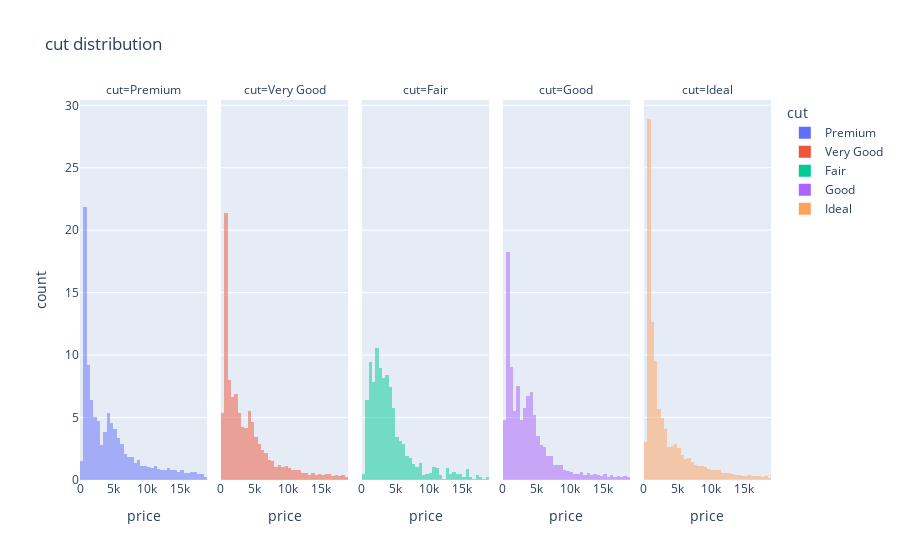

Source (notebook cell):
### Code cell
px.histogram(data_frame=df, 
             x='price',
             color='cut', 
             histnorm='percent', 
             barmode='overlay',
             title='cut distribution',
             nbins=40, 
             facet_col ='cut')

### Figure 1 — Plotly figure (JSON) as saved in the notebook; plotly's stock layout.template omitted (floating-point values rounded to 4 significant figures; data arrays with more than 128 entries replaced by an {"elided": "..."} marker saying what was removed)
{"data": [{"alignmentgroup": "True", "bingroup": "x", "histnorm": "percent", "hovertemplate": "cut=Premium<br>price=%{x}<br>count=%{y}<extra></extra>", "legendgroup": "Premium", "marker": {"color": "#636efa", "opacity": 0.5}, "name": "Premium", "nbinsx": 40, "offsetgroup": "Premium", "orientation": "v", "showlegend": true, "type": "histogram", "x": {"elided": "10259 int values"}, "xaxis": "x", "yaxis": "y"}, {"alignmentgroup": "True", "bingroup": "x", "histnorm": "percent", "hovertemplate": "cut=Very Good<br>price=%{x}<br>count=%{y}<extra></extra>", "legendgroup": "Very Good", "marker": {"color": "#EF553B", "opacity": 0.5}, "name": "Very Good", "nbinsx": 40, "offsetgroup": "Very Good", "orientation": "v", "showlegend": true, "type": "histogram", "x": {"elided": "9095 int values"}, "xaxis": "x2", "yaxis": "y2"}, {"alignmentgroup": "True", "bingroup": "x", "histnorm": "percent", "hovertemplate": "cut=Fair<br>price=%{x}<br>count=%{y}<extra></extra>", "legendgroup": "Fair", "marker": {"color": "#00cc96", "opacity": 0.5}, "name": "Fair", "nbinsx": 40, "offsetgroup": "Fair", "orientation": "v", "showlegend": true, "type": "histogram", "x": {"elided": "1216 int values"}, "xaxis": "x3", "yaxis": "y3"}, {"alignmentgroup": "True", "bingroup": "x", "histnorm": "percent", "hovertemplate": "cut=Good<br>price=%{x}<br>count=%{y}<extra></extra>", "legendgroup": "Good", "marker": {"color": "#ab63fa", "opacity": 0.5}, "name": "Good", "nbinsx": 40, "offsetgroup": "Good", "orientation": "v", "showlegend": true, "type": "histogram", "x": {"elided": "3661 int values"}, "xaxis": "x4", "yaxis": "y4"}, {"alignmentgroup": "True", "bingroup": "x", "histnorm": "percent", "hovertemplate": "cut=Ideal<br>price=%{x}<br>count=%{y}<extra></extra>", "legendgroup": "Ideal", "marker": {"color": "#FFA15A", "opacity": 0.5}, "name": "Ideal", "nbinsx": 40, "offsetgroup": "Ideal", "orientation": "v", "showlegend": true, "type": "histogram", "x": {"elided": "16219 int values"}, "xaxis": "x5", "yaxis": "y5"}], "layout": {"annotations": [{"font": {}, "showarrow": false, "text": "cut=Premium", "x": 0.092, "xanchor": "center", "xref": "paper", "y": 1, "yanchor": "bottom", "yref": "paper"}, {"font": {}, "showarrow": false, "text": "cut=Very Good", "x": 0.296, "xanchor": "center", "xref": "paper", "y": 1, "yanchor": "bottom", "yref": "paper"}, {"font": {}, "showarrow": false, "text": "cut=Fair", "x": 0.5, "xanchor": "center", "xref": "paper", "y": 1, "yanchor": "bottom", "yref": "paper"}, {"font": {}, "showarrow": false, "text": "cut=Good", "x": 0.704, "xanchor": "center", "xref": "paper", "y": 1, "yanchor": "bottom", "yref": "paper"}, {"font": {}, "showarrow": false, "text": "cut=Ideal", "x": 0.908, "xanchor": "center", "xref": "paper", "y": 1, "yanchor": "bottom", "yref": "paper"}], "autosize": true, "barmode": "overlay", "legend": {"title": {"text": "cut"}, "tracegroupgap": 0}, "title": {"text": "cut distribution"}, "xaxis": {"anchor": "y", "autorange": true, "domain": [0, 0.184], "range": [-0.5, 19000.0], "title": {"text": "price"}, "type": "linear"}, "xaxis2": {"anchor": "y2", "autorange": true, "domain": [0.204, 0.388], "matches": "x", "range": [-0.5, 19000.0], "title": {"text": "price"}, "type": "linear"}, "xaxis3": {"anchor": "y3", "autorange": true, "domain": [0.408, 0.592], "matches": "x", "range": [-0.5, 19000.0], "title": {"text": "price"}, "type": "linear"}, "xaxis4": {"anchor": "y4", "autorange": true, "domain": [0.612, 0.796], "matches": "x", "range": [-0.5, 19000.0], "title": {"text": "price"}, "type": "linear"}, "xaxis5": {"anchor": "y5", "autorange": true, "domain": [0.816, 1], "matches": "x", "range": [-0.5, 19000.0], "title": {"text": "price"}, "type": "linear"}, "yaxis": {"anchor": "x", "autorange": true, "domain": [0, 1], "range": [0, 30.43], "title": {"text": "count"}}, "yaxis2": {"anchor": "x2", "autorange": true, "domain": [0, 1], "matches": "y", "range": [0, 30.43], "showticklabels": false}, "yaxis3": {"anchor": "x3", "autorange": true, "domain": [0, 1], "matches": "y", "range": [0, 30.43], "showticklabels": false}, "yaxis4": {"anchor": "x4", "autorange": true, "domain": [0, 1], "matches": "y", "range": [0, 30.43], "showticklabels": false}, "yaxis5": {"anchor": "x5", "autorange": true, "domain": [0, 1], "matches": "y", "range": [0, 30.43], "showticklabels": false}}}
